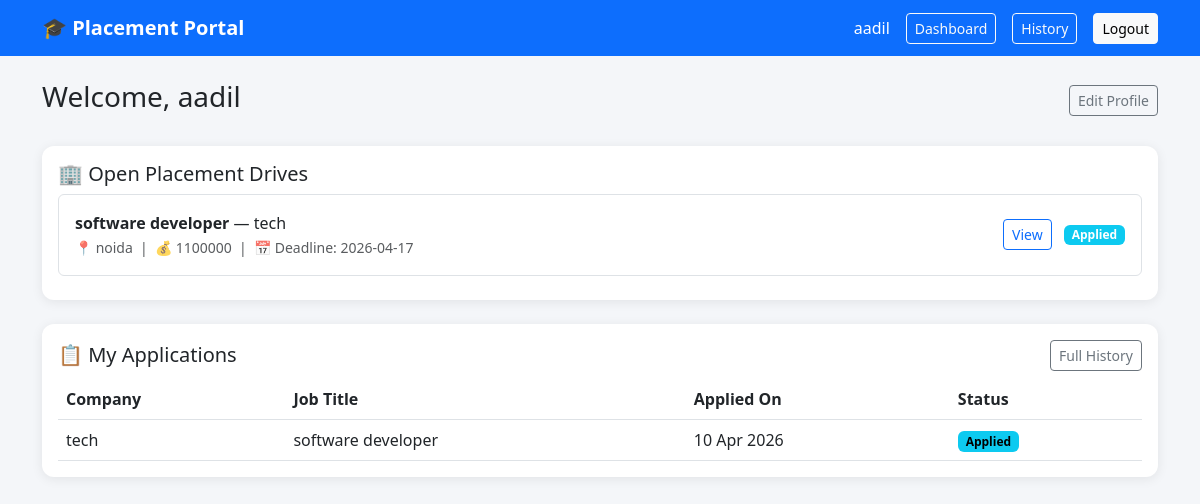
The page /student/dashboard (signed in) on the database its author committed.
### models.py (models this page shows, shortened)
class Student(UserMixin, db.Model):
    id             = db.Column(db.Integer,     primary_key=True)
    username       = db.Column(db.String(50),  unique=True, nullable=False)
    email          = db.Column(db.String(120), unique=True, nullable=False)
    name           = db.Column(db.String(100), nullable=False)
    department     = db.Column(db.String(100))
    cgpa           = db.Column(db.Float)
    phone          = db.Column(db.String(20))
    grad_year      = db.Column(db.Integer)
    skills         = db.Column(db.Text)
    resume_link    = db.Column(db.String(300))
    password       = db.Column(db.String(256), nullable=False)
    is_blacklisted = db.Column(db.Boolean, default=False)
    joined_on      = db.Column(db.DateTime, default=datetime.utcnow)
    role           = 'student'
    applications = db.relationship('Application', backref='student', lazy=True, cascade='all, delete-orphan')

class PlacementDrive(db.Model):
    id          = db.Column(db.Integer,     primary_key=True)
    company_id  = db.Column(db.Integer,     db.ForeignKey('company.id'), nullable=False)
    job_title   = db.Column(db.String(150), nullable=False)
    description = db.Column(db.Text,        nullable=False)
    eligibility = db.Column(db.Text)
    salary      = db.Column(db.String(50))
    location    = db.Column(db.String(100))
    deadline    = db.Column(db.Date)
    status      = db.Column(db.String(20),  default='Pending')
    created_on  = db.Column(db.DateTime,    default=datetime.utcnow)
    applications = db.relationship('Application', backref='drive', lazy=True, cascade='all, delete-orphan')

class Company(UserMixin, db.Model):
    id             = db.Column(db.Integer,     primary_key=True)
    username       = db.Column(db.String(50),  unique=True, nullable=False)
    email          = db.Column(db.String(120), unique=True, nullable=False)
    name           = db.Column(db.String(150), nullable=False)
    hr_contact     = db.Column(db.String(100))
    phone          = db.Column(db.String(20))
    website        = db.Column(db.String(200))
    overview       = db.Column(db.Text)
    password       = db.Column(db.String(256), nullable=False)
    is_approved    = db.Column(db.Boolean, default=False)
    is_blacklisted = db.Column(db.Boolean, default=False)
    joined_on      = db.Column(db.DateTime, default=datetime.utcnow)
    role           = 'company'
    drives = db.relationship('PlacementDrive', backref='company', lazy=True, cascade='all, delete-orphan')

class Application(db.Model):
    id         = db.Column(db.Integer, primary_key=True)
    student_id = db.Column(db.Integer, db.ForeignKey('student.id'),         nullable=False)
    drive_id   = db.Column(db.Integer, db.ForeignKey('placement_drive.id'), nullable=False)
    applied_on = db.Column(db.DateTime, default=datetime.utcnow)
    status     = db.Column(db.String(20), default='Applied')
    remarks    = db.Column(db.String(300))
    __table_args__ = (db.UniqueConstraint('student_id', 'drive_id'),)

### routes/student.py (the view)
@student_bp.route('/dashboard')
@login_required
def dashboard():
    if current_user.role != 'student':
        return redirect(url_for('auth.login'))
    open_drives     = PlacementDrive.query.filter_by(status='Approved').all()
    my_applications = Application.query.filter_by(student_id=current_user.id)\
                                       .order_by(Application.applied_on.desc()).all()
    applied_drive_ids = {app.drive_id for app in my_applications}
    return render_template('student/dashboard.html',
                           open_drives=open_drives,
                           my_applications=my_applications,
                           applied_drive_ids=applied_drive_ids)

### extensions.py (called while the page is built)
@login_manager.user_loader
def load_user(user_id):
    from flask import session
    from models import Admin, Company, Student
    role = session.get('role')
    if role == 'admin':
        return Admin.query.get(int(user_id))
    if role == 'company':
        return Company.query.get(int(user_id))
    if role == 'student':
        return Student.query.get(int(user_id))

### templates/student/dashboard.html (shortened to what this page needs)
{% extends 'base.html' %}
{% block content %}
<div class="d-flex justify-content-between align-items-center mb-4">
    <h3>Welcome, {{ current_user.name }}</h3>
    <a href="{{ url_for('student.edit_profile') }}" class="btn btn-outline-secondary btn-sm">Edit Profile</a>
</div>
<div class="card p-3 mb-4">
    <h5>🏢 Open Placement Drives</h5>
    {% if open_drives %}
        {% for d in open_drives %}
        <div class="border rounded p-3 mb-2 d-flex justify-content-between align-items-center">
            <div>
                <strong>{{ d.job_title }}</strong> — {{ d.company.name }}<br>
                <small class="text-muted">
                    📍 {{ d.location or 'Location TBD' }} &nbsp;|&nbsp;
                    💰 {{ d.salary or 'Salary TBD' }} &nbsp;|&nbsp;
                    📅 Deadline: {{ d.deadline or 'Open' }}
                </small>
            </div>
            <div>
                <a href="{{ url_for('student.view_drive', id=d.id) }}" class="btn btn-outline-primary btn-sm">View</a>
                {% if d.id in applied_drive_ids %}
                    <span class="badge bg-info ms-2">Applied</span>
                {% else %}
                    <a href="{{ url_for('student.apply', id=d.id) }}" class="btn btn-success btn-sm ms-2">Apply</a>
                {% endif %}
            </div>
        </div>
        {% endfor %}
    {% else %}
        <p class="text-muted mb-0">No open drives right now. Check back later.</p>
    {% endif %}
</div>
<div class="card p-3">
    <div class="d-flex justify-content-between align-items-center mb-2">
        <h5 class="mb-0">📋 My Applications</h5>
        <a href="{{ url_for('student.history') }}" class="btn btn-outline-secondary btn-sm">Full History</a>
    </div>
    {% if my_applications %}
    <table class="table table-hover mb-0">
        <thead><tr><th>Company</th><th>Job Title</th><th>Applied On</th><th>Status</th></tr></thead>
        <tbody>
            {% for app in my_applications %}
            <tr>
                <td>{{ app.drive.company.name }}</td>
                <td>{{ app.drive.job_title }}</td>
                <td>{{ app.applied_on.strftime('%d %b %Y') }}</td>
                <td><span class="badge badge-{{ app.status | lower }}">{{ app.status }}</span></td>
            </tr>
            {% endfor %}
        </tbody>
    </table>
    {% else %}
        <p class="text-muted mb-0">You haven't applied to any drives yet.</p>
    {% endif %}
</div>
{% endblock %}

### templates/base.html (shortened to what this page needs)
<!DOCTYPE html>
<html lang="en">
<head>
    <link href="https://cdn.jsdelivr.net/npm/bootstrap@5.3.0/dist/css/bootstrap.min.css" rel="stylesheet">
</head>
<body>
<nav class="navbar navbar-expand-lg navbar-dark bg-primary mb-4">
    <div class="container">
        <a class="navbar-brand" href="/">🎓 Placement Portal</a>
        <div class="ms-auto d-flex align-items-center gap-3">
            {% if current_user.is_authenticated %}
                <span class="text-white">{{ current_user.name }}</span>
                {% if current_user.role == 'admin' %}
                    <a href="{{ url_for('admin.dashboard') }}"   class="btn btn-outline-light btn-sm">Dashboard</a>
                {% elif current_user.role == 'company' %}
                    <a href="{{ url_for('company.dashboard') }}" class="btn btn-outline-light btn-sm">Dashboard</a>
                {% else %}
                    <a href="{{ url_for('student.dashboard') }}" class="btn btn-outline-light btn-sm">Dashboard</a>
                    <a href="{{ url_for('student.history') }}"   class="btn btn-outline-light btn-sm">History</a>
                {% endif %}
                <a href="{{ url_for('auth.logout') }}" class="btn btn-light btn-sm">Logout</a>
            {% else %}
                <a href="{{ url_for('auth.login') }}"    class="btn btn-outline-light btn-sm">Login</a>
                <a href="{{ url_for('auth.register') }}" class="btn btn-light btn-sm">Register</a>
            {% endif %}
        </div>
    </div>
</nav>
<div class="container">
    {% block content %}{% endblock %}
</div>
</body>
</html>

### templates/base.html (style rules this page uses)
body { background: #f4f6f9; }
.navbar-brand { font-weight: 700; }
.card { border: none; border-radius: 12px; box-shadow: 0 2px 12px rgba(0,0,0,0.08); }
.badge-applied { background: #0dcaf0; color: #000; }

### rows shown on the page
Student: name "aadil"
PlacementDrive: job_title "software developer", company.name "tech", location "noida", salary "1100000", deadline "2026-04-17", shows "Applied"
Application: drive.company.name "tech", drive.job_title "software developer", applied_on "10 Apr 2026", status "Applied"
